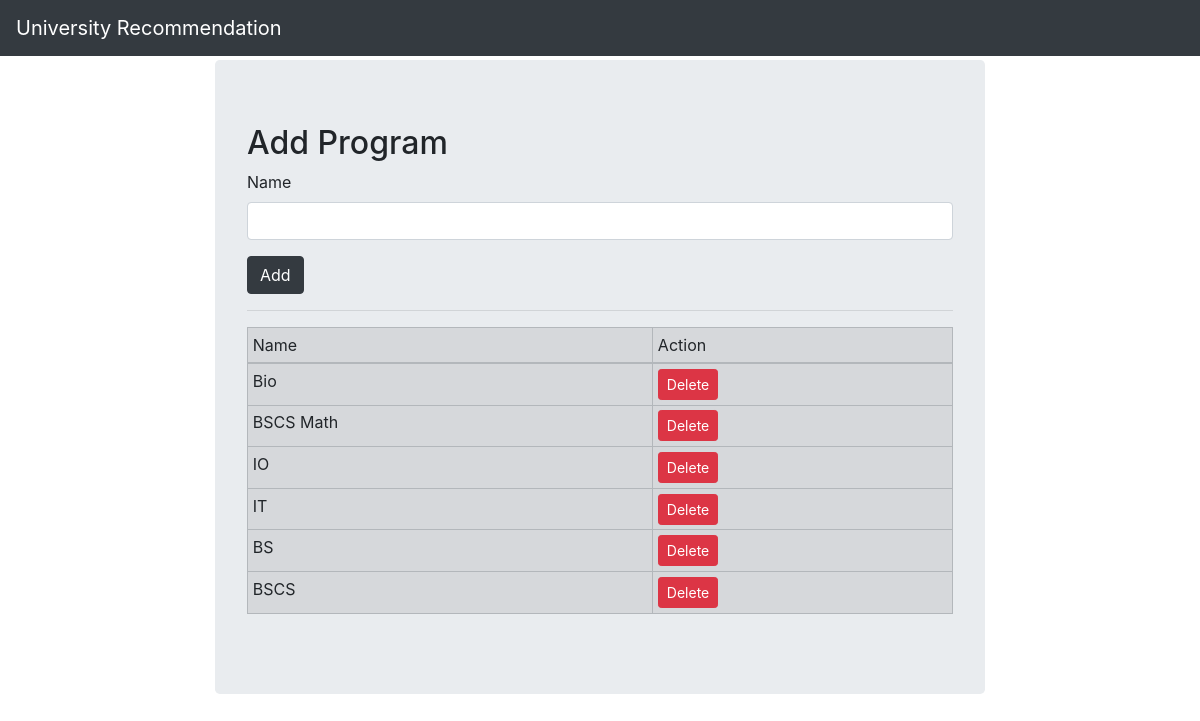
The app's page /admin/university/admission-details/add_admission_details.php with its own data.
### tables this page shows
CREATE TABLE `programs` (
  `program_id` int(11) NOT NULL,
  `program_name` varchar(255) NOT NULL
);

### admin/university/admission-details/add_admission_details.php (the view)
<?php
include '../../../header.php';
include '../../navigation.php';
?>
    <div class="container-fluid mt-1">
        <div class="row">
            <div class="col-8 m-auto">
                <div class="jumbotron">
                    <h2>Add Program</h2>
                    <form action="program_submit.php" method="post">
                        <div class="form-group">
                            <label>Name</label>
                            <input type="text" class="form-control" name="program_name" value="" required>
                        </div>
                        <div class="form-group">
                            <input type="submit" class="btn btn-dark" name="submit" value="Add">
                        </div>
                    </form>
                    <hr>
                    <table class="table table-sm table-bordered table-secondary">
                        <tr>
                            <td>Name</td>
                            <td>Action</td>
                        </tr>
                        <tbody>
                        <?php
                            require_once '../../../connection.php';
                            $sql = "SELECT * FROM programs ORDER BY program_id DESC";
                            $stmt = $conn->prepare($sql);
                            $stmt->execute();
                            if ($stmt->rowCount() > 0) {
                                while ($result = $stmt->fetch(PDO::FETCH_ASSOC)) {
                                    echo "<tr>";
                                    echo "<td>" . $result['program_name'] . "</td>";
                                    echo "<td>
                                            <a class='delete-button btn btn-danger btn-sm delete' href='delete_program.php?id=" . $result['program_id'] . "'>Delete</a>
                                          </td>";
                                    echo "</tr>";
                                }
                            }
                        ?>
                        </tbody>
                    </table>
                </div>
            </div>
        </div>
    </div>
<?php include '../../../footer.php'; ?>

### records on screen
programs: program_name "Bio"
programs: program_name "BSCS Math"
programs: program_name "IO"
programs: program_name "IT"
programs: program_name "BS"
programs: program_name "BSCS"
